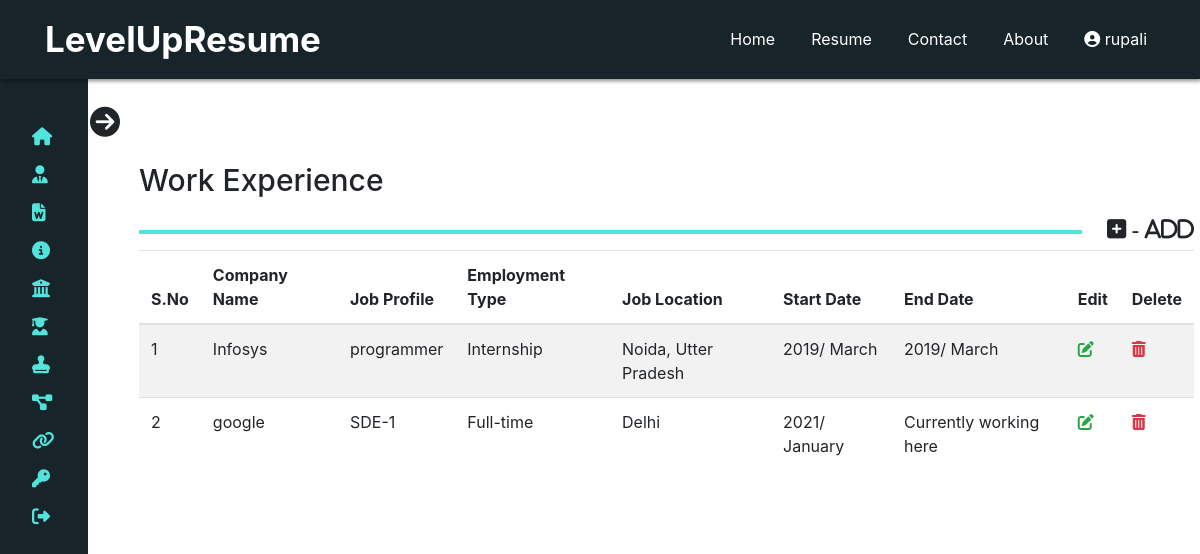
/user/workexperience.php (signed in), run on the app's committed database.
### tables this page shows
CREATE TABLE `workexperience` (
  `sno` int(11) NOT NULL,
  `companyname` varchar(255) NOT NULL,
  `jobtitle` varchar(255) NOT NULL,
  `employeetype` varchar(50) NOT NULL,
  `joblocation` varchar(255) NOT NULL,
  `startmonth` varchar(50) NOT NULL,
  `startyear` varchar(50) NOT NULL,
  `endmonth` varchar(50) DEFAULT NULL,
  `endyear` varchar(50) DEFAULT NULL,
  `currentlyworkhere` varchar(10) NOT NULL DEFAULT 'no',
  `description` text DEFAULT NULL,
  `userid` int(11) NOT NULL
);

### user/workexperience.php (the view, shortened to what this page needs)
<!doctype html>
<html lang="en">
<head>
    <link rel="stylesheet" href="https://cdn.jsdelivr.net/npm/bootstrap@4.5.3/dist/css/bootstrap.min.css"
>
    <link rel="stylesheet" href="css/UserStyle.css">
    <link rel="stylesheet" href="css/mediaqueries.css">
</head>
<body>
    <?php
    require 'userNavbar.php'
        ?>
    <?php
    require 'userSidebar.php'
        ?>
    <div class="main-containt">
        <div class="container">
            <div class="title-work-exp">
                <h1>Work Experience</h1>
                <span class="add-skill-icon" data-toggle="modal" data-target="#job-modal"><i class="far fa-plus-square">
                        - Add</i></span>
                <hr>
            </div>
            <?php
            $userid = $_SESSION['user_id'];
            include '../dbconnection.php';
            $linkfatchsql = "SELECT * FROM `workexperience` WHERE userid = $userid";
            $resultque = mysqli_query($conn, $linkfatchsql);
            $count = 0;
            ?>
            <table class="table table-striped">
                <thead>
                    <tr>
                        <th scope="col">S.No</th>
                        <th scope="col">Company Name</th>
                        <th scope="col">Job Profile</th>
                        <th scope="col">Employment Type</th>
                        <th scope="col">Job Location</th>
                        <th scope="col">Start Date</th>
                        <th scope="col">End Date</th>
                        <th scope="col">Edit</th>
                        <th scope="col">Delete</th>
                    </tr>
                </thead>
                <tbody>
                    <?php while ($row = mysqli_fetch_array($resultque)) {
                        $count = $count + 1; ?>
                    <tr>
                        <td>
                            <?php echo $count; ?>
                        </td>
                        <td>
                            <?php echo $row['companyname']; ?>
                        </td>
                        <td>
                            <?php echo $row['jobtitle']; ?>
                        </td>
                        <td>
                            <?php echo $row['employeetype']; ?>
                        </td>
                        <td>
                            <?php echo $row['joblocation']; ?>
                        </td>
                        <td>
                            <?php echo $row['startyear']; ?>/
                            <?php echo $row['startmonth']; ?>
                        </td>
                        <td>
                            <?php
                        if ($row['endyear'] && $row['endmonth']) {
                            echo $row['startyear'] . "/ " . $row['startmonth'];
                        } else {
                            echo "Currently working here";
                        }
                            ?>
                        </td>
                        <td><a href="userphpfiles/editworkexperience.php?edit_workexp_id=<?php echo $row['sno']; ?>"><i
                                    class="fas fa-edit text-success"></a></td>
                        <td><a href="userphpfiles/experiencedelete.php?delete_wordexp_id=<?php echo $row['sno']; ?>"><i
                                    class="fas fa-trash-alt text-danger"></i></a></td>
                    </tr>
                    <?php
                    }
                    ?>
                </tbody>
            </table>
        </div>
    </div>
</body>
</html>

### user/css/UserStyle.css (style rules this page uses)
* { padding: 0px; margin: 0px; box-sizing: border-box; }
body { font-size: 16px; }
h1, h2, h3, h4, h5, h6 { font-weight: bold; }
a { text-decoration: none; }
:root { --tran-03: all 0.2s ease; --tran-03: all 0.3s ease; --tran-04: all 0.3s ease; --tran-05: all 0.3s ease; }
.main-containt { position: absolute; margin-top: 150px; margin-left: 270px; width: calc(100% - 360px); transition: var(--tran-05); z-index: -1; }
.main-containt h1 { font-size: 30px; font-weight: 500; color: var(--text-color); padding: 12px 0px; }
.left-sidebar.close-sidebar~.main-containt { margin-top: 150px; margin-left: 112px; width: calc(100% - 115px); }
.main-containt .container { margin-left: 12px; }
.main-containt .container .title-work-exp .add-skill-icon i { float: right; font-size: 22px; cursor: pointer; font-weight: bolder; }
.main-containt .container .title-work-exp hr { width: 89%; margin-top: 20px; border: 2px solid rgb(82, 227, 220); }

### data on the page
workexperience: companyname "Infosys", jobtitle "programmer", employeetype "Internship", joblocation "Noida, Utter Pradesh", startyear "2019", startmonth "March"
workexperience: companyname "google", jobtitle "SDE-1", employeetype "Full-time", joblocation "Delhi", startyear "2021", startmonth "January", endyear "Currently working here"

### other printed values
$_SESSION['username'] "rupali"
